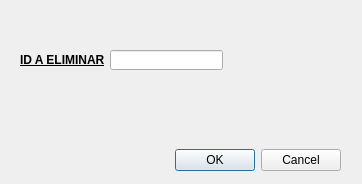
<?xml version="1.0" encoding="UTF-8"?>
<ui version="4.0">
 <class>Dialog</class>
 <widget class="QDialog" name="Dialog">
  <property name="geometry">
   <rect>
    <x>0</x>
    <y>0</y>
    <width>362</width>
    <height>184</height>
   </rect>
  </property>
  <property name="windowTitle">
   <string>Dialog</string>
  </property>
  <widget class="QDialogButtonBox" name="buttonBox">
   <property name="geometry">
    <rect>
     <x>120</x>
     <y>140</y>
     <width>221</width>
     <height>41</height>
    </rect>
   </property>
   <property name="orientation">
    <enum>Qt::Horizontal</enum>
   </property>
   <property name="standardButtons">
    <set>QDialogButtonBox::Cancel|QDialogButtonBox::Ok</set>
   </property>
  </widget>
  <widget class="QLineEdit" name="lineEdit">
   <property name="geometry">
    <rect>
     <x>110</x>
     <y>50</y>
     <width>113</width>
     <height>20</height>
    </rect>
   </property>
  </widget>
  <widget class="QLabel" name="lbID">
   <property name="geometry">
    <rect>
     <x>20</x>
     <y>50</y>
     <width>101</width>
     <height>20</height>
    </rect>
   </property>
   <property name="font">
    <font>
     <weight>75</weight>
     <bold>true</bold>
     <underline>true</underline>
    </font>
   </property>
   <property name="text">
    <string>ID A ELIMINAR</string>
   </property>
  </widget>
 </widget>
 <resources/>
 <connections>
  <connection>
   <sender>buttonBox</sender>
   <signal>accepted()</signal>
   <receiver>Dialog</receiver>
   <slot>accept()</slot>
   <hints>
    <hint type="sourcelabel">
     <x>248</x>
     <y>254</y>
    </hint>
    <hint type="destinationlabel">
     <x>157</x>
     <y>274</y>
    </hint>
   </hints>
  </connection>
  <connection>
   <sender>buttonBox</sender>
   <signal>rejected()</signal>
   <receiver>Dialog</receiver>
   <slot>reject()</slot>
   <hints>
    <hint type="sourcelabel">
     <x>316</x>
     <y>260</y>
    </hint>
    <hint type="destinationlabel">
     <x>286</x>
     <y>274</y>
    </hint>
   </hints>
  </connection>
 </connections>
</ui>
